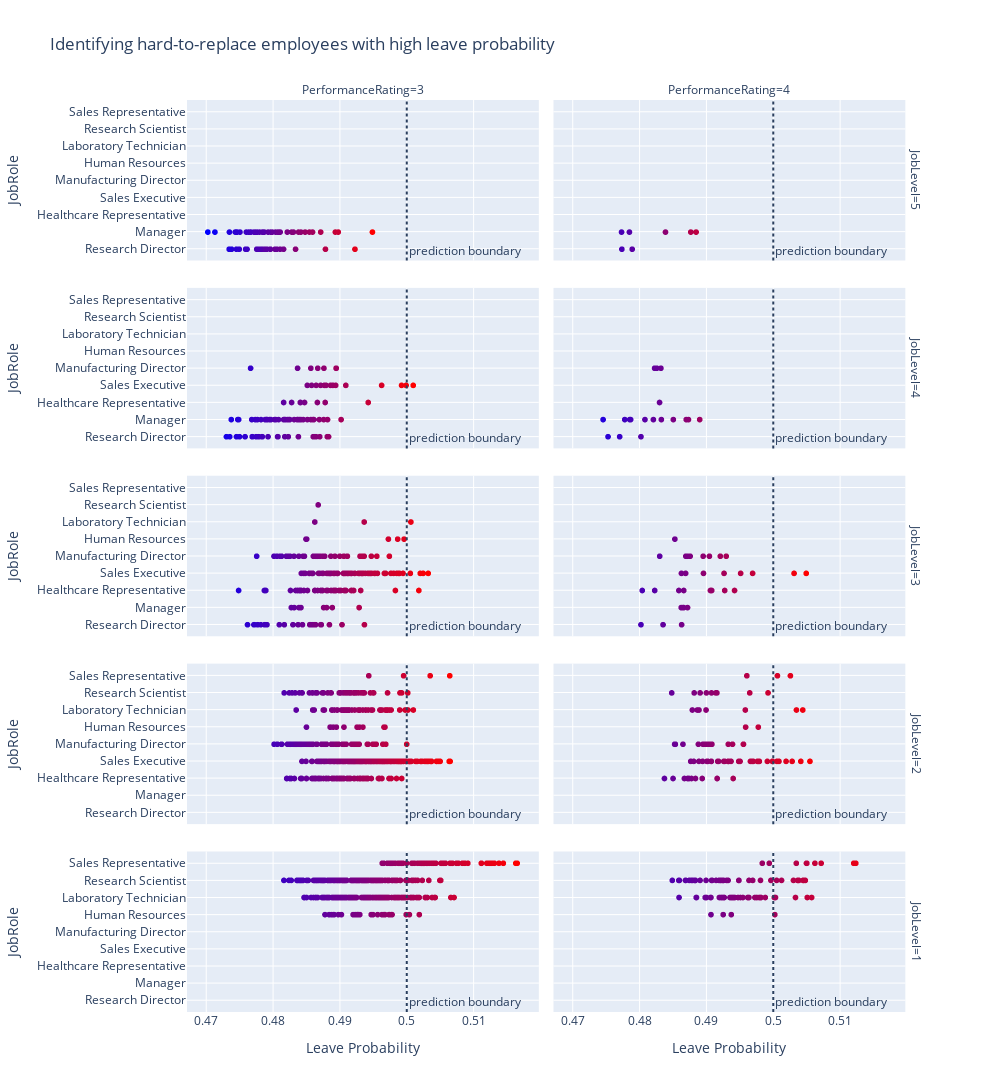

The notebook cell saved with this chart:
### Markdown cell above
## Potential Use Case

In the end, our attrition model's goal is to help us identify risks and suggest ways to mitigate them.

The below is an example of how one might use the model predictions and model coefficients to identify individuals to retain and then suggest possible retention intervention strategies. The interactive plot below uses the training and test data, but a similar tool could be built around current employees, using the model we just trained and tested on past data to get leave probabilities for currently active employees.

Below I've stratified employees along dimensions which group them in buckets with the hardest to replace employees grouped together (higher performance, higher job level, business critical job roles) and easier to replace employees grouped together (lower performance, lower job level, less critical job roles). The way to loose the tool is to identify the group of employees you want to look at and then see which employees have high leave probabilities. Hovering over a single employee will show in the tooltip their specific characteristics in terms of things we have some amount of control over changing (overtime, pay, stock options, travel requirements, commute distance) which we established in our logistic regression model have independent relationships to leave probability.

Once we know which employees are hard to replace, which also have higher leave probabilities than we are comfortable with, we can determine what retention levers we might pull. For example, if overtime = yes, then a great place to start is to look into cubring or capping their hours worked. If their salary is low relative to peers, we can look at an increase to slighly above peers. Stock options, limiting travel, and offering work from home days could also be applicable.

It should be noted that our model is observational, not necessarily causal. That is, attrition risk is related to overtime work but we don't know for certain that chaning overtime work with reduce attrition. None of the observations in our dataset (to our knowledge) contained values that were altered in order to reduce attrtion, they all came about in 'natural' ways, without interventions like we are suggesting. We can plug in new numbers to our model and see the attrition risk lower, but we will only know how causal the relationship is with an actual experiment.

Consequently, once we've identified a retention opportunity and a retention strategy, we should keep track of any interventions carried out in order to test their effectiveness. In a large organization it would be helpful to be strategic in terms of pulling single levers vs a combination of levers and the sample size of each intervention type so that we can be certain which levers work or what combination of levers works with a reasonable amount of certainty.

### Code cell
# get predicted attrition probabilities
y_pred_proba = pd.concat(
    [pd.DataFrame(logit_best.predict_proba(X_test_scaled)), 
     pd.DataFrame(logit_best.predict_proba(X_train_scaled))]
)

# get original columns
X = df.drop('Attrition', axis = 1).values
y = df['Attrition'].values
X_train_orig, X_test_orig, y_train_orig, y_test_orig = train_test_split(X, y, random_state = 7, test_size = .3, stratify = y)

# set up new dataframe with original columns and add predicted quit probabilities
pred_df = pd.concat(
    [pd.DataFrame(X_test_orig),
    pd.DataFrame(X_train_orig)]
)
pred_df = pd.concat([pd.DataFrame(y_pred_proba), pred_df], axis = 1)
pred_df.columns = ['Stay Probability', 'Leave Probability'] + list(df.drop('Attrition', axis = 1).columns)
pred_df['Prediction'] = np.where(pred_df['Leave Probability'] >= .5, 'Leave', 'Stay')

# visualize probleave against hard to replace characteristics
import plotly.express as px
fig = px.scatter(pred_df, 
                 x='Leave Probability', 
                 y="JobRole", 
                 color='Leave Probability', 
                 color_continuous_scale='Bluered',
                 facet_col="PerformanceRating",
                 facet_row='JobLevel',
                 width=1000, height=1400,
                 category_orders={"JobLevel": [5,4,3,2,1]},
                 title = 'Identifying hard-to-replace employees with high leave probability',
                 hover_data = {'Prediction':False, 'PerformanceRating':False, 'JobRole':False, 'JobLevel':False,
                              'EmployeeNumber':True, 'Leave Probability':False, 'OverTime':True, 'YearlySalary':True,
                             'StockOptionLevel':True, 'BusinessTravel':True,'DistanceFromHome':True})
fig.add_vline(x = .5, annotation_text="prediction boundary", annotation_position="bottom right" ,
              line_dash = 'dot')
fig.update_layout(coloraxis_showscale=False)
fig.show()

### Figure 1 — Plotly figure (JSON) as saved in the notebook; plotly's stock layout.template omitted (floating-point values rounded to 4 significant figures; data arrays with more than 128 entries replaced by an {"elided": "..."} marker saying what was removed)
{"data": [{"customdata": {"elided": "62x9 mixed values"}, "hovertemplate": "EmployeeNumber=%{customdata[3]}<br>OverTime=%{customdata[4]}<br>YearlySalary=%{customdata[5]}<br>StockOptionLevel=%{customdata[6]}<br>BusinessTravel=%{customdata[7]}<br>DistanceFromHome=%{customdata[8]}<extra></extra>", "legendgroup": "", "marker": {"color": [0.4735, 0.4796, 0.4787, 0.4763, 0.4804, 0.4799, 0.4828, 0.4831, 0.4745, 0.4738, 0.4811, 0.4838, 0.4793, 0.4713, 0.4949, 0.4796, 0.478, 0.4796, 0.4783, 0.4772, 0.4842, 0.4816, 0.4893, 0.4785, 0.4789, 0.4784, 0.4807, 0.4776, 0.4745, 0.4784, 0.4787, 0.4767, 0.4766, 0.4751, 0.4745, 0.4744, 0.4781, 0.4811, 0.4923, 0.4806, 0.4735, 0.4898, 0.4803, 0.4821, 0.4759, 0.4879, 0.4734, 0.4777, 0.4809, 0.4776, 0.4871, 0.4761, 0.4848, 0.4774, 0.4855, 0.4746, 0.4749, 0.4702, 0.4834, 0.476, 0.4791, 0.4859], "coloraxis": "coloraxis", "symbol": "circle"}, "mode": "markers", "name": "", "showlegend": false, "type": "scattergl", "x": [0.4735, 0.4796, 0.4787, 0.4763, 0.4804, 0.4799, 0.4828, 0.4831, 0.4745, 0.4738, 0.4811, 0.4838, 0.4793, 0.4713, 0.4949, 0.4796, 0.478, 0.4796, 0.4783, 0.4772, 0.4842, 0.4816, 0.4893, 0.4785, 0.4789, 0.4784, 0.4807, 0.4776, 0.4745, 0.4784, 0.4787, 0.4767, 0.4766, 0.4751, 0.4745, 0.4744, 0.4781, 0.4811, 0.4923, 0.4806, 0.4735, 0.4898, 0.4803, 0.4821, 0.4759, 0.4879, 0.4734, 0.4777, 0.4809, 0.4776, 0.4871, 0.4761, 0.4848, 0.4774, 0.4855, 0.4746, 0.4749, 0.4702, 0.4834, 0.476, 0.4791, 0.4859], "xaxis": "x9", "y": ["Research Director", "Manager", "Manager", "Manager", "Manager", "Manager", "Manager", "Manager", "Manager", "Research Director", "Manager", "Manager", "Manager", "Manager", "Manager", "Research Director", "Manager", "Research Director", "Research Director", "Manager", "Manager", "Research Director", "Manager", "Manager", "Research Director", "Research Director", "Manager", "Manager", "Manager", "Manager", "Research Director", "Manager", "Manager", "Manager", "Research Director", "Manager", "Research Director", "Research Director", "Research Director", "Research Director", "Manager", "Manager", "Research Director", "Manager", "Research Director", "Research Director", "Research Director", "Research Director", "Manager", "Research Director", "Manager", "Research Director", "Manager", "Manager", "Manager", "Manager", "Research Director", "Manager", "Research Director", "Manager", "Research Director", "Manager"], "yaxis": "y9"}, {"customdata": [["Stay", 4, 5, 1282, "Yes", 238164, 1, "Travel_Frequently", 9], ["Stay", 4, 5, 1595, "No", 235356, 0, "Travel_Rarely", 9], ["Stay", 4, 5, 140, "No", 226128, 1, "Non-Travel", 2], ["Stay", 4, 5, 1578, "No", 235032, 1, "Travel_Rarely", 26], ["Stay", 4, 5, 1423, "Yes", 236412, 1, "Travel_Rarely", 1], ["Stay", 4, 5, 1035, "No", 239676, 2, "Non-Travel", 7], ["Stay", 4, 5, 1306, "No", 216732, 0, "Travel_Frequently", 25]], "hovertemplate": "EmployeeNumber=%{customdata[3]}<br>OverTime=%{customdata[4]}<br>YearlySalary=%{customdata[5]}<br>StockOptionLevel=%{customdata[6]}<br>BusinessTravel=%{customdata[7]}<br>DistanceFromHome=%{customdata[8]}<extra></extra>", "legendgroup": "", "marker": {"color": [0.4877, 0.4839, 0.4773, 0.4785, 0.4789, 0.4774, 0.4885], "coloraxis": "coloraxis", "symbol": "circle"}, "mode": "markers", "name": "", "showlegend": false, "type": "scattergl", "x": [0.4877, 0.4839, 0.4773, 0.4785, 0.4789, 0.4774, 0.4885], "xaxis": "x10", "y": ["Manager", "Manager", "Manager", "Manager", "Research Director", "Research Director", "Manager"], "yaxis": "y10"}, {"customdata": {"elided": "88x9 mixed values"}, "hovertemplate": "EmployeeNumber=%{customdata[3]}<br>OverTime=%{customdata[4]}<br>YearlySalary=%{customdata[5]}<br>StockOptionLevel=%{customdata[6]}<br>BusinessTravel=%{customdata[7]}<br>DistanceFromHome=%{customdata[8]}<extra></extra>", "legendgroup": "", "marker": {"color": [0.4837, 0.4788, 0.4847, 0.4821, 0.4865, 0.4857, 0.4841, 0.4818, 0.4832, 0.4894, 0.4842, 0.4773, 0.4747, 0.4735, 0.4866, 0.4839, 0.4943, 0.4851, 0.4841, 0.4837, 0.4862, 0.4871, 0.4778, 0.4823, 0.4769, 0.4851, 0.4783, 0.4777, 0.4877, 0.4766, 0.4993, 0.4869, 0.475, 0.4999, 0.4797, 0.4775, 0.487, 0.4782, 0.4802, 0.4749, 0.4769, 0.489, 0.486, 0.4758, 0.4867, 0.4791, 0.4818, 0.4828, 0.4817, 0.4876, 0.4793, 0.4882, 0.4791, 0.4768, 0.4895, 0.4881, 0.486, 0.4878, 0.4825, 0.4909, 0.4816, 0.4807, 0.4894, 0.4738, 0.473, 0.4836, 0.4886, 0.4824, 0.4845, 0.4876, 0.4865, 0.4902, 0.479, 0.4784, 0.4858, 0.4795, 0.501, 0.4879, 0.4816, 0.4804, 0.4861, 0.4883, 0.4963, 0.4808, 0.4857, 0.4807, 0.4838, 0.4745], "coloraxis": "coloraxis", "symbol": "circle"}, "mode": "markers", "name": "", "showlegend": false, "type": "scattergl", "x": [0.4837, 0.4788, 0.4847, 0.4821, 0.4865, 0.4857, 0.4841, 0.4818, 0.4832, 0.4894, 0.4842, 0.4773, 0.4747, 0.4735, 0.4866, 0.4839, 0.4943, 0.4851, 0.4841, 0.4837, 0.4862, 0.4871, 0.4778, 0.4823, 0.4769, 0.4851, 0.4783, 0.4777, 0.4877, 0.4766, 0.4993, 0.4869, 0.475, 0.4999, 0.4797, 0.4775, 0.487, 0.4782, 0.4802, 0.4749, 0.4769, 0.489, 0.486, 0.4758, 0.4867, 0.4791, 0.4818, 0.4828, 0.4817, 0.4876, 0.4793, 0.4882, 0.4791, 0.4768, 0.4895, 0.4881, 0.486, 0.4878, 0.4825, 0.4909, 0.4816, 0.4807, 0.4894, 0.4738, 0.473, 0.4836, 0.4886, 0.4824, 0.4845, 0.4876, 0.4865, 0.4902, 0.479, 0.4784, 0.4858, 0.4795, 0.501, 0.4879, 0.4816, 0.4804, 0.4861, 0.4883, 0.4963, 0.4808, 0.4857, 0.4807, 0.4838, 0.4745], "xaxis": "x7", "y": ["Manager", "Manager", "Healthcare Representative", "Manager", "Sales Executive", "Manager", "Healthcare Representative", "Manager", "Manager", "Sales Executive", "Manager", "Manager", "Manager", "Research Director", "Healthcare Representative", "Manager", "Healthcare Representative", "Manager", "Healthcare Representative", "Manufacturing Director", "Research Director", "Sales Executive", "Research Director", "Research Director", "Research Director", "Sales Executive", "Research Director", "Manager", "Sales Executive", "Manufacturing Director", "Sales Executive", "Manager", "Research Director", "Sales Executive", "Manager", "Research Director", "Research Director", "Manager", "Manager", "Manager", "Research Director", "Sales Executive", "Manager", "Research Director", "Manufacturing Director", "Manager", "Research Director", "Healthcare Representative", "Manager", "Manager", "Research Director", "Manager", "Manager", "Manager", "Manufacturing Director", "Research Director", "Research Director", "Healthcare Representative", "Manager", "Sales Executive", "Healthcare Representative", "Research Director", "Manufacturing Director", "Manager", "Research Director", "Manager", "Sales Executive", "Manager", "Manager", "Manufacturing Director", "Research Director", "Manager", "Manager", "Research Director", "Sales Executive", "Manager", "Sales Executive", "Sales Executive", "Manager", "Manager", "Manager", "Research Director", "Sales Executive", "Manager", "Manufacturing Director", "Research Director", "Research Director", "Research Director"], "yaxis": "y7"}, {"customdata": {"elided": "18x9 mixed values"}, "hovertemplate": "EmployeeNumber=%{customdata[3]}<br>OverTime=%{customdata[4]}<br>YearlySalary=%{customdata[5]}<br>StockOptionLevel=%{customdata[6]}<br>BusinessTravel=%{customdata[7]}<br>DistanceFromHome=%{customdata[8]}<extra></extra>", "legendgroup": "", "marker": {"color": [0.4821, 0.477, 0.4873, 0.489, 0.4785, 0.4823, 0.4753, 0.4745, 0.4826, 0.4832, 0.4787, 0.4778, 0.4808, 0.4833, 0.483, 0.4802, 0.4851, 0.487], "coloraxis": "coloraxis", "symbol": "circle"}, "mode": "markers", "name": "", "showlegend": false, "type": "scattergl", "x": [0.4821, 0.477, 0.4873, 0.489, 0.4785, 0.4823, 0.4753, 0.4745, 0.4826, 0.4832, 0.4787, 0.4778, 0.4808, 0.4833, 0.483, 0.4802, 0.4851, 0.487], "xaxis": "x8", "y": ["Manager", "Research Director", "Manager", "Manager", "Manager", "Manufacturing Director", "Research Director", "Manager", "Manufacturing Director", "Manufacturing Director", "Manager", "Manager", "Manager", "Manager", "Healthcare Representative", "Research Director", "Manager", "Manager"], "yaxis": "y8"}, {"customdata": {"elided": "185x9 mixed values"}, "hovertemplate": "EmployeeNumber=%{customdata[3]}<br>OverTime=%{customdata[4]}<br>YearlySalary=%{customdata[5]}<br>StockOptionLevel=%{customdata[6]}<br>BusinessTravel=%{customdata[7]}<br>DistanceFromHome=%{customdata[8]}<extra></extra>", "legendgroup": "", "marker": {"color": {"elided": "185 float values"}, "coloraxis": "coloraxis", "symbol": "circle"}, "mode": "markers", "name": "", "showlegend": false, "type": "scattergl", "x": {"elided": "185 float values"}, "xaxis": "x5", "y": {"elided": "185 str values"}, "yaxis": "y5"}, {"customdata": {"elided": "33x9 mixed values"}, "hovertemplate": "EmployeeNumber=%{customdata[3]}<br>OverTime=%{customdata[4]}<br>YearlySalary=%{customdata[5]}<br>StockOptionLevel=%{customdata[6]}<br>BusinessTravel=%{customdata[7]}<br>DistanceFromHome=%{customdata[8]}<extra></extra>", "legendgroup": "", "marker": {"color": [0.4905, 0.4835, 0.4872, 0.5031, 0.4802, 0.4942, 0.4951, 0.4921, 0.483, 0.4876, 0.4862, 0.4866, 0.4863, 0.4863, 0.4869, 0.4804, 0.4895, 0.4908, 0.4853, 0.4869, 0.487, 0.4969, 0.4866, 0.4906, 0.505, 0.4859, 0.4823, 0.4927, 0.4872, 0.4928, 0.4865, 0.4896, 0.493], "coloraxis": "coloraxis", "symbol": "circle"}, "mode": "markers", "name": "", "showlegend": false, "type": "scattergl", "x": [0.4905, 0.4835, 0.4872, 0.5031, 0.4802, 0.4942, 0.4951, 0.4921, 0.483, 0.4876, 0.4862, 0.4866, 0.4863, 0.4863, 0.4869, 0.4804, 0.4895, 0.4908, 0.4853, 0.4869, 0.487, 0.4969, 0.4866, 0.4906, 0.505, 0.4859, 0.4823, 0.4927, 0.4872, 0.4928, 0.4865, 0.4896, 0.493], "xaxis": "x6", "y": ["Manufacturing Director", "Research Director", "Manufacturing Director", "Sales Executive", "Research Director", "Healthcare Representative", "Sales Executive", "Manufacturing Director", "Manufacturing Director", "Manufacturing Director", "Manager", "Manager", "Research Director", "Sales Executive", "Sales Executive", "Healthcare Representative", "Manufacturing Director", "Healthcare Representative", "Human Resources", "Manufacturing Director", "Manufacturing Director", "Sales Executive", "Healthcare Representative", "Healthcare Representative", "Sales Executive", "Healthcare Representative", "Healthcare Representative", "Sales Executive", "Manager", "Healthcare Representative", "Manager", "Sales Executive", "Manufacturing Director"], "yaxis": "y6"}, {"customdata": {"elided": "454x9 mixed values"}, "hovertemplate": "EmployeeNumber=%{customdata[3]}<br>OverTime=%{customdata[4]}<br>YearlySalary=%{customdata[5]}<br>StockOptionLevel=%{customdata[6]}<br>BusinessTravel=%{customdata[7]}<br>DistanceFromHome=%{customdata[8]}<extra></extra>", "legendgroup": "", "marker": {"color": {"elided": "454 float values"}, "coloraxis": "coloraxis", "symbol": "circle"}, "mode": "markers", "name": "", "showlegend": false, "type": "scattergl", "x": {"elided": "454 float values"}, "xaxis": "x3", "y": {"elided": "454 str values"}, "yaxis": "y3"}, {"customdata": {"elided": "80x9 mixed values"}, "hovertemplate": "EmployeeNumber=%{customdata[3]}<br>OverTime=%{customdata[4]}<br>YearlySalary=%{customdata[5]}<br>StockOptionLevel=%{customdata[6]}<br>BusinessTravel=%{customdata[7]}<br>DistanceFromHome=%{customdata[8]}<extra></extra>", "legendgroup": "", "marker": {"color": [0.4879, 0.4894, 0.4877, 0.4914, 0.4902, 0.497, 0.4949, 0.4926, 0.4853, 0.4901, 0.4977, 0.5026, 0.4887, 0.4979, 0.4956, 0.49, 0.4888, 0.4917, 0.4965, 0.4907, 0.4999, 0.4896, 0.5007, 0.4865, 0.5006, 0.4889, 0.4895, 0.4878, 0.4978, 0.4939, 0.4934, 0.4928, 0.4853, 0.4874, 0.4956, 0.4903, 0.4848, 0.49, 0.5029, 0.4919, 0.5055, 0.4916, 0.4837, 0.4937, 0.485, 0.5044, 0.4889, 0.4968, 0.5042, 0.4992, 0.5009, 0.4978, 0.4867, 0.5035, 0.4961, 0.4916, 0.4908, 0.4895, 0.4959, 0.4908, 0.4958, 0.5019, 0.4951, 0.4891, 0.49, 0.4933, 0.4991, 0.494, 0.4854, 0.4908, 0.4908, 0.4966, 0.4933, 0.4999, 0.4881, 0.4933, 0.4882, 0.4872, 0.4916, 0.4884], "coloraxis": "coloraxis", "symbol": "circle"}, "mode": "markers", "name": "", "showlegend": false, "type": "scattergl", "x": [0.4879, 0.4894, 0.4877, 0.4914, 0.4902, 0.497, 0.4949, 0.4926, 0.4853, 0.4901, 0.4977, 0.5026, 0.4887, 0.4979, 0.4956, 0.49, 0.4888, 0.4917, 0.4965, 0.4907, 0.4999, 0.4896, 0.5007, 0.4865, 0.5006, 0.4889, 0.4895, 0.4878, 0.4978, 0.4939, 0.4934, 0.4928, 0.4853, 0.4874, 0.4956, 0.4903, 0.4848, 0.49, 0.5029, 0.4919, 0.5055, 0.4916, 0.4837, 0.4937, 0.485, 0.5044, 0.4889, 0.4968, 0.5042, 0.4992, 0.5009, 0.4978, 0.4867, 0.5035, 0.4961, 0.4916, 0.4908, 0.4895, 0.4959, 0.4908, 0.4958, 0.5019, 0.4951, 0.4891, 0.49, 0.4933, 0.4991, 0.494, 0.4854, 0.4908, 0.4908, 0.4966, 0.4933, 0.4999, 0.4881, 0.4933, 0.4882, 0.4872, 0.4916, 0.4884], "xaxis": "x4", "y": ["Laboratory Technician", "Healthcare Representative", "Sales Executive", "Research Scientist", "Sales Executive", "Sales Executive", "Sales Executive", "Sales Executive", "Manufacturing Director", "Sales Executive", "Sales Executive", "Sales Representative", "Laboratory Technician", "Sales Executive", "Manufacturing Director", "Research Scientist", "Manufacturing Director", "Sales Executive", "Research Scientist", "Manufacturing Director", "Sales Executive", "Manufacturing Director", "Sales Representative", "Manufacturing Director", "Sales Executive", "Laboratory Technician", "Manufacturing Director", "Healthcare Representative", "Human Resources", "Manufacturing Director", "Sales Executive", "Sales Executive", "Manufacturing Director", "Healthcare Representative", "Manufacturing Director", "Manufacturing Director", "Research Scientist", "Laboratory Technician", "Sales Executive", "Sales Executive", "Sales Executive", "Healthcare Representative", "Healthcare Representative", "Sales Executive", "Healthcare Representative", "Laboratory Technician", "Sales Executive", "Sales Executive", "Sales Executive", "Research Scientist", "Sales Executive", "Sales Executive", "Healthcare Representative", "Laboratory Technician", "Sales Representative", "Research Scientist", "Research Scientist", "Sales Executive", "Human Resources", "Manufacturing Director", "Laboratory Technician", "Sales Executive", "Sales Executive", "Research Scientist", "Manufacturing Director", "Sales Executive", "Sales Executive", "Healthcare Representative", "Manufacturing Director", "Sales Executive", "Sales Executive", "Sales Executive", "Sales Executive", "Sales Executive", "Sales Executive", "Manufacturing Director", "Research Scientist", "Healthcare Representative", "Healthcare Representative", "Healthcare Representative"], "yaxis": "y4"}, {"customdata": {"elided": "455x9 mixed values"}, "hovertemplate": "EmployeeNumber=%{customdata[3]}<br>OverTime=%{customdata[4]}<br>YearlySalary=%{customdata[5]}<br>StockOptionLevel=%{customdata[6]}<br>BusinessTravel=%{customdata[7]}<br>DistanceFromHome=%{customdata[8]}<extra></extra>", "legendgroup": "", "marker": {"color": {"elided": "455 float values"}, "coloraxis": "coloraxis", "symbol": "circle"}, "mode": "markers", "name": "", "showlegend": false, "type": "scattergl", "x": {"elided": "455 float values"}, "xaxis": "x", "y": {"elided": "455 str values"}, "yaxis": "y"}, {"customdata": {"elided": "88x9 mixed values"}, "hovertemplate": "EmployeeNumber=%{customdata[3]}<br>OverTime=%{customdata[4]}<br>YearlySalary=%{customdata[5]}<br>StockOptionLevel=%{customdata[6]}<br>BusinessTravel=%{customdata[7]}<br>DistanceFromHome=%{customdata[8]}<extra></extra>", "legendgroup": "", "marker": {"color": [0.5051, 0.4875, 0.493, 0.4943, 0.4964, 0.5035, 0.4938, 0.4919, 0.4949, 0.4962, 0.4935, 0.5034, 0.5051, 0.5031, 0.49, 0.4885, 0.4925, 0.4884, 0.4981, 0.4933, 0.4927, 0.492, 0.4941, 0.5039, 0.5072, 0.4994, 0.4859, 0.4891, 0.4869, 0.4926, 0.4984, 0.4926, 0.5005, 0.4898, 0.5037, 0.4924, 0.4922, 0.5124, 0.4937, 0.4921, 0.4906, 0.5013, 0.5045, 0.4976, 0.486, 0.4908, 0.4963, 0.4909, 0.4907, 0.5037, 0.4926, 0.4982, 0.4859, 0.4988, 0.4951, 0.5002, 0.4969, 0.4849, 0.4973, 0.488, 0.4907, 0.4939, 0.4981, 0.4925, 0.4964, 0.4915, 0.4878, 0.5004, 0.5063, 0.5058, 0.5121, 0.4949, 0.505, 0.4997, 0.49, 0.4925, 0.4955, 0.4869, 0.4979, 0.4922, 0.5003, 0.4883, 0.4884, 0.5046, 0.4883, 0.5048, 0.4885, 0.4948], "coloraxis": "coloraxis", "symbol": "circle"}, "mode": "markers", "name": "", "showlegend": false, "type": "scattergl", "x": [0.5051, 0.4875, 0.493, 0.4943, 0.4964, 0.5035, 0.4938, 0.4919, 0.4949, 0.4962, 0.4935, 0.5034, 0.5051, 0.5031, 0.49, 0.4885, 0.4925, 0.4884, 0.4981, 0.4933, 0.4927, 0.492, 0.4941, 0.5039, 0.5072, 0.4994, 0.4859, 0.4891, 0.4869, 0.4926, 0.4984, 0.4926, 0.5005, 0.4898, 0.5037, 0.4924, 0.4922, 0.5124, 0.4937, 0.4921, 0.4906, 0.5013, 0.5045, 0.4976, 0.486, 0.4908, 0.4963, 0.4909, 0.4907, 0.5037, 0.4926, 0.4982, 0.4859, 0.4988, 0.4951, 0.5002, 0.4969, 0.4849, 0.4973, 0.488, 0.4907, 0.4939, 0.4981, 0.4925, 0.4964, 0.4915, 0.4878, 0.5004, 0.5063, 0.5058, 0.5121, 0.4949, 0.505, 0.4997, 0.49, 0.4925, 0.4955, 0.4869, 0.4979, 0.4922, 0.5003, 0.4883, 0.4884, 0.5046, 0.4883, 0.5048, 0.4885, 0.4948], "xaxis": "x2", "y": ["Laboratory Technician", "Research Scientist", "Research Scientist", "Laboratory Technician", "Research Scientist", "Sales Representative", "Laboratory Technician", "Research Scientist", "Research Scientist", "Laboratory Technician", "Laboratory Technician", "Laboratory Technician", "Sales Representative", "Research Scientist", "Laboratory Technician", "Laboratory Technician", "Research Scientist", "Research Scientist", "Laboratory Technician", "Research Scientist", "Laboratory Technician", "Laboratory Technician", "Laboratory Technician", "Research Scientist", "Sales Representative", "Sales Representative", "Laboratory Technician", "Research Scientist", "Research Scientist", "Laboratory Technician", "Sales Representative", "Research Scientist", "Research Scientist", "Laboratory Technician", "Research Scientist", "Laboratory Technician", "Research Scientist", "Sales Representative", "Human Resources", "Research Scientist", "Laboratory Technician", "Research Scientist", "Research Scientist", "Laboratory Technician", "Research Scientist", "Research Scientist", "Laboratory Technician", "Research Scientist", "Human Resources", "Research Scientist", "Laboratory Technician", "Laboratory Technician", "Research Scientist", "Laboratory Technician", "Laboratory Technician", "Laboratory Technician", "Research Scientist", "Research Scientist", "Laboratory Technician", "Research Scientist", "Laboratory Technician", "Laboratory Technician", "Research Scientist", "Research Scientist", "Laboratory Technician", "Research Scientist", "Research Scientist", "Laboratory Technician", "Sales Representative", "Laboratory Technician", "Sales Representative", "Research Scientist", "Sales Representative", "Research Scientist", "Research Scientist", "Human Resources", "Laboratory Technician", "Research Scientist", "Laboratory Technician", "Laboratory Technician", "Human Resources", "Research Scientist", "Research Scientist", "Research Scientist", "Research Scientist", "Research Scientist", "Laboratory Technician", "Laboratory Technician"], "yaxis": "y2"}], "layout": {"annotations": [{"showarrow": false, "text": "PerformanceRating=3", "x": 0.24, "xanchor": "center", "xref": "paper", "y": 1, "yanchor": "bottom", "yref": "paper"}, {"showarrow": false, "text": "PerformanceRating=4", "x": 0.74, "xanchor": "center", "xref": "paper", "y": 1, "yanchor": "bottom", "yref": "paper"}, {"showarrow": false, "text": "JobLevel=1", "textangle": 90, "x": 0.98, "xanchor": "left", "xref": "paper", "y": 0.088, "yanchor": "middle", "yref": "paper"}, {"showarrow": false, "text": "JobLevel=2", "textangle": 90, "x": 0.98, "xanchor": "left", "xref": "paper", "y": 0.294, "yanchor": "middle", "yref": "paper"}, {"showarrow": false, "text": "JobLevel=3", "textangle": 90, "x": 0.98, "xanchor": "left", "xref": "paper", "y": 0.5, "yanchor": "middle", "yref": "paper"}, {"showarrow": false, "text": "JobLevel=4", "textangle": 90, "x": 0.98, "xanchor": "left", "xref": "paper", "y": 0.706, "yanchor": "middle", "yref": "paper"}, {"showarrow": false, "text": "JobLevel=5", "textangle": 90, "x": 0.98, "xanchor": "left", "xref": "paper", "y": 0.912, "yanchor": "middle", "yref": "paper"}, {"showarrow": false, "text": "prediction boundary", "x": 0.5, "xanchor": "left", "xref": "x", "y": 0, "yanchor": "bottom", "yref": "y domain"}, {"showarrow": false, "text": "prediction boundary", "x": 0.5, "xanchor": "left", "xref": "x2", "y": 0, "yanchor": "bottom", "yref": "y2 domain"}, {"showarrow": false, "text": "prediction boundary", "x": 0.5, "xanchor": "left", "xref": "x3", "y": 0, "yanchor": "bottom", "yref": "y3 domain"}, {"showarrow": false, "text": "prediction boundary", "x": 0.5, "xanchor": "left", "xref": "x4", "y": 0, "yanchor": "bottom", "yref": "y4 domain"}, {"showarrow": false, "text": "prediction boundary", "x": 0.5, "xanchor": "left", "xref": "x5", "y": 0, "yanchor": "bottom", "yref": "y5 domain"}, {"showarrow": false, "text": "prediction boundary", "x": 0.5, "xanchor": "left", "xref": "x6", "y": 0, "yanchor": "bottom", "yref": "y6 domain"}, {"showarrow": false, "text": "prediction boundary", "x": 0.5, "xanchor": "left", "xref": "x7", "y": 0, "yanchor": "bottom", "yref": "y7 domain"}, {"showarrow": false, "text": "prediction boundary", "x": 0.5, "xanchor": "left", "xref": "x8", "y": 0, "yanchor": "bottom", "yref": "y8 domain"}, {"showarrow": false, "text": "prediction boundary", "x": 0.5, "xanchor": "left", "xref": "x9", "y": 0, "yanchor": "bottom", "yref": "y9 domain"}, {"showarrow": false, "text": "prediction boundary", "x": 0.5, "xanchor": "left", "xref": "x10", "y": 0, "yanchor": "bottom", "yref": "y10 domain"}], "coloraxis": {"colorbar": {"title": {"text": "Leave Probability"}}, "colorscale": [[0, "rgb(0,0,255)"], [1, "rgb(255,0,0)"]], "showscale": false}, "height": 1400, "legend": {"tracegroupgap": 0}, "shapes": [{"line": {"dash": "dot"}, "type": "line", "x0": 0.5, "x1": 0.5, "xref": "x", "y0": 0, "y1": 1, "yref": "y domain"}, {"line": {"dash": "dot"}, "type": "line", "x0": 0.5, "x1": 0.5, "xref": "x2", "y0": 0, "y1": 1, "yref": "y2 domain"}, {"line": {"dash": "dot"}, "type": "line", "x0": 0.5, "x1": 0.5, "xref": "x3", "y0": 0, "y1": 1, "yref": "y3 domain"}, {"line": {"dash": "dot"}, "type": "line", "x0": 0.5, "x1": 0.5, "xref": "x4", "y0": 0, "y1": 1, "yref": "y4 domain"}, {"line": {"dash": "dot"}, "type": "line", "x0": 0.5, "x1": 0.5, "xref": "x5", "y0": 0, "y1": 1, "yref": "y5 domain"}, {"line": {"dash": "dot"}, "type": "line", "x0": 0.5, "x1": 0.5, "xref": "x6", "y0": 0, "y1": 1, "yref": "y6 domain"}, {"line": {"dash": "dot"}, "type": "line", "x0": 0.5, "x1": 0.5, "xref": "x7", "y0": 0, "y1": 1, "yref": "y7 domain"}, {"line": {"dash": "dot"}, "type": "line", "x0": 0.5, "x1": 0.5, "xref": "x8", "y0": 0, "y1": 1, "yref": "y8 domain"}, {"line": {"dash": "dot"}, "type": "line", "x0": 0.5, "x1": 0.5, "xref": "x9", "y0": 0, "y1": 1, "yref": "y9 domain"}, {"line": {"dash": "dot"}, "type": "line", "x0": 0.5, "x1": 0.5, "xref": "x10", "y0": 0, "y1": 1, "yref": "y10 domain"}], "title": {"text": "Identifying hard-to-replace employees with high leave probability"}, "width": 1000, "xaxis": {"anchor": "y", "autorange": true, "domain": [0, 0.48], "range": [0.4671, 0.5198], "title": {"text": "Leave Probability"}, "type": "linear"}, "xaxis10": {"anchor": "y10", "autorange": true, "domain": [0.5, 0.98], "matches": "x", "range": [0.4671, 0.5198], "showticklabels": false, "type": "linear"}, "xaxis2": {"anchor": "y2", "autorange": true, "domain": [0.5, 0.98], "matches": "x", "range": [0.4671, 0.5198], "title": {"text": "Leave Probability"}, "type": "linear"}, "xaxis3": {"anchor": "y3", "autorange": true, "domain": [0, 0.48], "matches": "x", "range": [0.4671, 0.5198], "showticklabels": false, "type": "linear"}, "xaxis4": {"anchor": "y4", "autorange": true, "domain": [0.5, 0.98], "matches": "x", "range": [0.4671, 0.5198], "showticklabels": false, "type": "linear"}, "xaxis5": {"anchor": "y5", "autorange": true, "domain": [0, 0.48], "matches": "x", "range": [0.4671, 0.5198], "showticklabels": false, "type": "linear"}, "xaxis6": {"anchor": "y6", "autorange": true, "domain": [0.5, 0.98], "matches": "x", "range": [0.4671, 0.5198], "showticklabels": false, "type": "linear"}, "xaxis7": {"anchor": "y7", "autorange": true, "domain": [0, 0.48], "matches": "x", "range": [0.4671, 0.5198], "showticklabels": false, "type": "linear"}, "xaxis8": {"anchor": "y8", "autorange": true, "domain": [0.5, 0.98], "matches": "x", "range": [0.4671, 0.5198], "showticklabels": false, "type": "linear"}, "xaxis9": {"anchor": "y9", "autorange": true, "domain": [0, 0.48], "matches": "x", "range": [0.4671, 0.5198], "showticklabels": false, "type": "linear"}, "yaxis": {"anchor": "x", "autorange": true, "domain": [0, 0.176], "range": [-0.6239, 8.624], "title": {"text": "JobRole"}, "type": "category"}, "yaxis10": {"anchor": "x10", "autorange": true, "domain": [0.824, 1], "matches": "y", "range": [-0.6239, 8.624], "showticklabels": false, "type": "category"}, "yaxis2": {"anchor": "x2", "autorange": true, "domain": [0, 0.176], "matches": "y", "range": [-0.6239, 8.624], "showticklabels": false, "type": "category"}, "yaxis3": {"anchor": "x3", "autorange": true, "domain": [0.206, 0.382], "matches": "y", "range": [-0.6239, 8.624], "title": {"text": "JobRole"}, "type": "category"}, "yaxis4": {"anchor": "x4", "autorange": true, "domain": [0.206, 0.382], "matches": "y", "range": [-0.6239, 8.624], "showticklabels": false, "type": "category"}, "yaxis5": {"anchor": "x5", "autorange": true, "domain": [0.412, 0.588], "matches": "y", "range": [-0.6239, 8.624], "title": {"text": "JobRole"}, "type": "category"}, "yaxis6": {"anchor": "x6", "autorange": true, "domain": [0.412, 0.588], "matches": "y", "range": [-0.6239, 8.624], "showticklabels": false, "type": "category"}, "yaxis7": {"anchor": "x7", "autorange": true, "domain": [0.618, 0.794], "matches": "y", "range": [-0.6239, 8.624], "title": {"text": "JobRole"}, "type": "category"}, "yaxis8": {"anchor": "x8", "autorange": true, "domain": [0.618, 0.794], "matches": "y", "range": [-0.6239, 8.624], "showticklabels": false, "type": "category"}, "yaxis9": {"anchor": "x9", "autorange": true, "domain": [0.824, 1], "matches": "y", "range": [-0.6239, 8.624], "title": {"text": "JobRole"}, "type": "category"}}}
